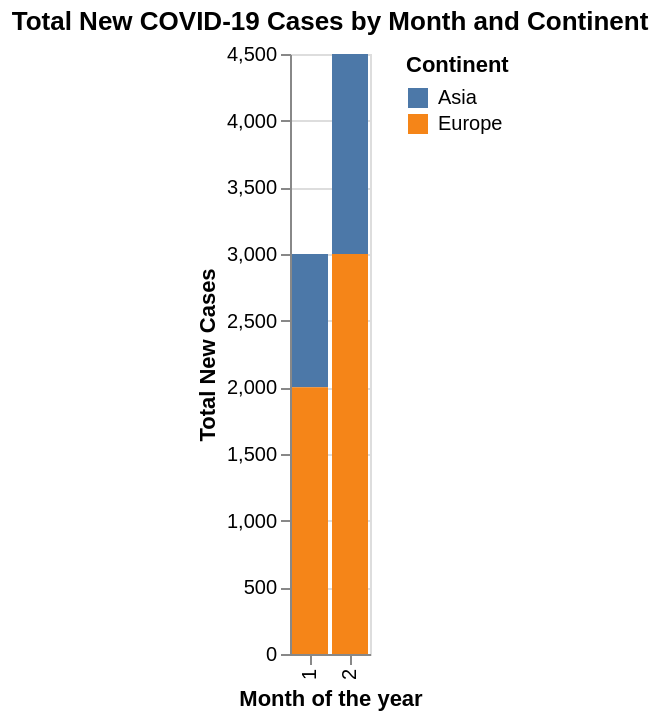

This figure's Vega-Lite source:
### Vega-Lite specification from a JSON file in a GitHub repository (floating-point values rounded to 4 significant figures)
{"$schema": "https://vega.github.io/schema/vega-lite/v5.json", "data": {"values": [{"month": 1, "continent": "Asia", "new_cases": 1000}, {"month": 1, "continent": "Europe", "new_cases": 2000}, {"month": 2, "continent": "Asia", "new_cases": 1500}, {"month": 2, "continent": "Europe", "new_cases": 3000}]}, "mark": "bar", "encoding": {"x": {"field": "month", "type": "ordinal", "title": "Month of the year"}, "y": {"field": "new_cases", "aggregate": "sum", "type": "quantitative", "title": "Total New Cases"}, "color": {"field": "continent", "type": "nominal", "title": "Continent"}}, "title": "Total New COVID-19 Cases by Month and Continent"}
